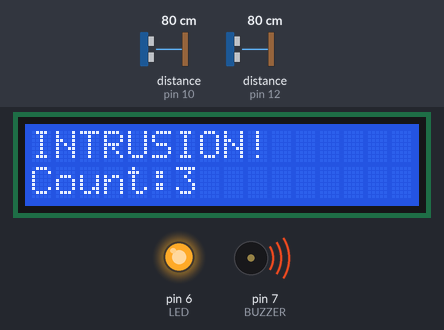
Bench run of a sketch on a simulated Arduino Uno, built with avr-gcc and run on an emulated ATmega328P. On the bench: 16×2 character LCD, output pins drawn as LEDs (lit = HIGH), buzzer (waves = sounding). Wiring (inferred from the names in the program): 2 × ultrasonic range finder: trigger pin 9, echo pin 10 / trigger pin 11, echo pin 12. Inputs (shaded band) come from the test bench; at power-on: distance to the obstacle (sensors on pin 10, pin 12) 80 cm. The echo pulse lasts 58.3 µs per cm; pins used as bus, display or sensor lines are not drawn; what the sketch prints to the serial monitor is not drawn.

Above: at 3.2 s.
3.3 s: distance to the obstacle (sensor on pin 10) set to 250 cm
6.4 s: distance to the obstacle (sensor on pin 12) set to 120 cm
At 7.7 s:
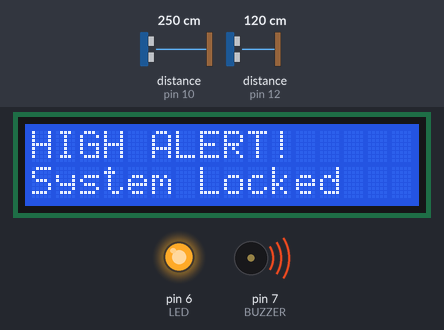
8.4 s: distance to the obstacle (sensor on pin 10) set to 2 cm
At 9.0 s:
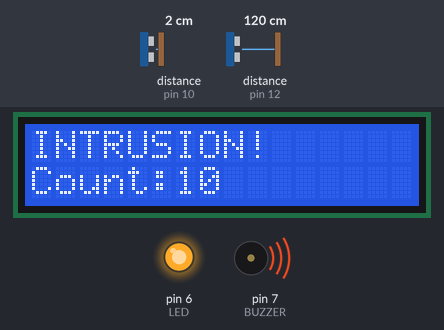
10.6 s: distance to the obstacle (sensor on pin 10) set to 120 cm
At 11.4 s:
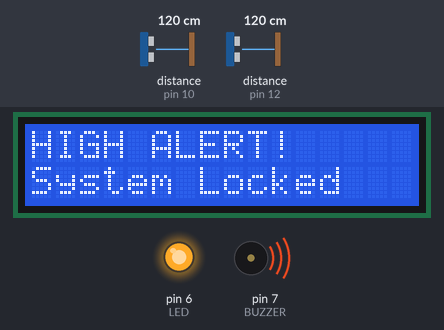
12.2 s: distance to the obstacle (sensor on pin 12) set to 2 cm
At 12.7 s:
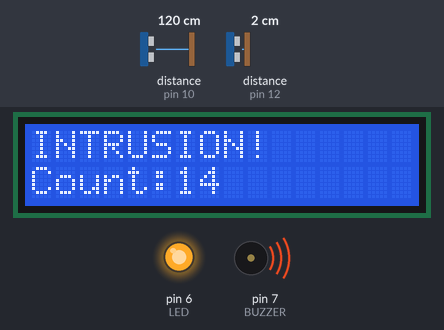
14.3 s: distance to the obstacle (sensor on pin 12) set to 250 cm
At 14.9 s:
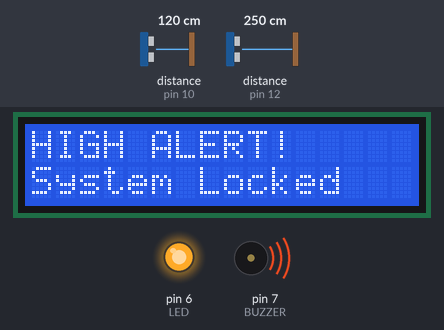
Timing chart, 0 to 16.9 s (numbered marks = the images above; inputs shaded):
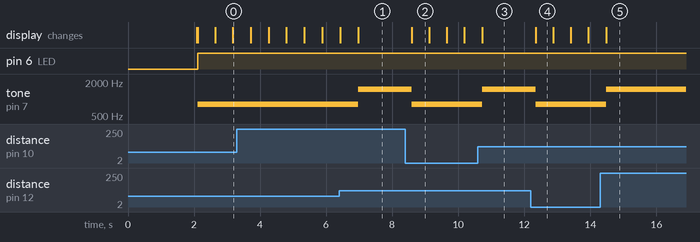

The sketch:

secure_cps.ino
```cpp
#include <Wire.h>
#include <LiquidCrystal_I2C.h>

LiquidCrystal_I2C lcd(0x27, 16, 2);

// Sensors
#define TRIG1 9
#define ECHO1 10
#define TRIG2 11
#define ECHO2 12

// Outputs
#define LED 6
#define BUZZER 7

// Counters
int intrusionCount = 0;
int cyberAttackCount = 0;
bool highAlert = false;

// Secret key
int SECRET_KEY = 123;

// Toggle this to simulate tampering
bool simulateTamper = false;  // 👉 change to true to test attack

// Secure validation
int getSecureDistance(long distance) {
  int key;

  if (simulateTamper) {
    key = 999;  // fake key (attack)
  } else {
    key = SECRET_KEY;  // normal
  }

  if (key != SECRET_KEY) {
    return -1;  // invalid data
  }

  return distance;
}

// Distance function
long getDistance(int trigPin, int echoPin) {
  digitalWrite(trigPin, LOW);
  delayMicroseconds(2);

  digitalWrite(trigPin, HIGH);
  delayMicroseconds(10);
  digitalWrite(trigPin, LOW);

  long duration = pulseIn(echoPin, HIGH);
  return duration * 0.034 / 2;
}

void setup() {
  Serial.begin(9600);

  pinMode(TRIG1, OUTPUT);
  pinMode(ECHO1, INPUT);
  pinMode(TRIG2, OUTPUT);
  pinMode(ECHO2, INPUT);

  pinMode(LED, OUTPUT);
  pinMode(BUZZER, OUTPUT);

  lcd.init();
  lcd.backlight();

  lcd.setCursor(0, 0);
  lcd.print("Secure CPS System");
  delay(2000);
  lcd.clear();
}

void loop() {
  long raw1 = getDistance(TRIG1, ECHO1);
  long raw2 = getDistance(TRIG2, ECHO2);

  int d1 = getSecureDistance(raw1);
  int d2 = getSecureDistance(raw2);

  lcd.clear();

  // 🔐 DATA TAMPERING
  if (d1 == -1 || d2 == -1) {
    cyberAttackCount++;

    lcd.setCursor(0, 0);
    lcd.print("DATA TAMPER!");
    lcd.setCursor(0, 1);
    lcd.print("Count:");
    lcd.print(cyberAttackCount);

    Serial.println("⚠️ DATA TAMPERING DETECTED!");

    digitalWrite(LED, HIGH);
    tone(BUZZER, 1500);
    delay(300);
    digitalWrite(LED, LOW);
    noTone(BUZZER);
    delay(300);
  }

  // ⚠️ SPOOFING ATTACK
  else if ((d1 < 100 && d2 > 300) || (d2 < 100 && d1 > 300)) {
    cyberAttackCount++;

    lcd.setCursor(0, 0);
    lcd.print("SPOOF ATTACK!");
    lcd.setCursor(0, 1);
    lcd.print("Count:");
    lcd.print(cyberAttackCount);

    Serial.println("⚠️ SPOOFING DETECTED!");

    digitalWrite(LED, HIGH);
    tone(BUZZER, 1200);
    delay(200);
    digitalWrite(LED, LOW);
    noTone(BUZZER);
    delay(200);
  }

  // 🚨 INTRUSION
  else if (d1 < 100 || d2 < 100) {
    intrusionCount++;

    lcd.setCursor(0, 0);
    lcd.print("INTRUSION!");
    lcd.setCursor(0, 1);
    lcd.print("Count:");
    lcd.print(intrusionCount);

    Serial.println("🚨 INTRUSION DETECTED!");

    digitalWrite(LED, HIGH);
    tone(BUZZER, 800);
  }

  // 🔥 SAFE / HIGH ALERT
  else {
    if (intrusionCount >= 3 || cyberAttackCount >= 2) {
      highAlert = true;
    }

    if (highAlert) {
      lcd.setCursor(0, 0);
      lcd.print("HIGH ALERT!");
      lcd.setCursor(0, 1);
      lcd.print("System Locked");

      digitalWrite(LED, HIGH);
      tone(BUZZER, 1500);
    } else {
      lcd.setCursor(0, 0);
      lcd.print("SAFE ZONE");
      lcd.setCursor(0, 1);
      lcd.print("Monitoring");

      digitalWrite(LED, LOW);
      noTone(BUZZER);
    }
  }

  delay(500);
}
```

Measured:
- after the input at 6.4 s, tone on pin 7 (BUZZER): 800 Hz → 1500 Hz after 0.57 s; the display: first differs from a run without the input after 0.57 s (image 1)
- after the input at 8.4 s, tone on pin 7 (BUZZER): 1500 Hz → 800 Hz after 0.20 s; the display: changes after 0.20 s (image 2)
- after the input at 10.6 s, tone on pin 7 (BUZZER): 800 Hz → 1500 Hz after 0.13 s; the display: changes after 0.13 s (image 3)
- after the input at 12.2 s, tone on pin 7 (BUZZER): 1500 Hz → 800 Hz after 0.14 s; the display: changes after 0.14 s (image 4)
- after the input at 14.3 s, tone on pin 7 (BUZZER): 800 Hz → 1500 Hz after 0.18 s; the display: changes after 0.18 s (image 5)
- what the display in image 2 shows lasts 0.5 s, from 8.6 s to 9.1 s
